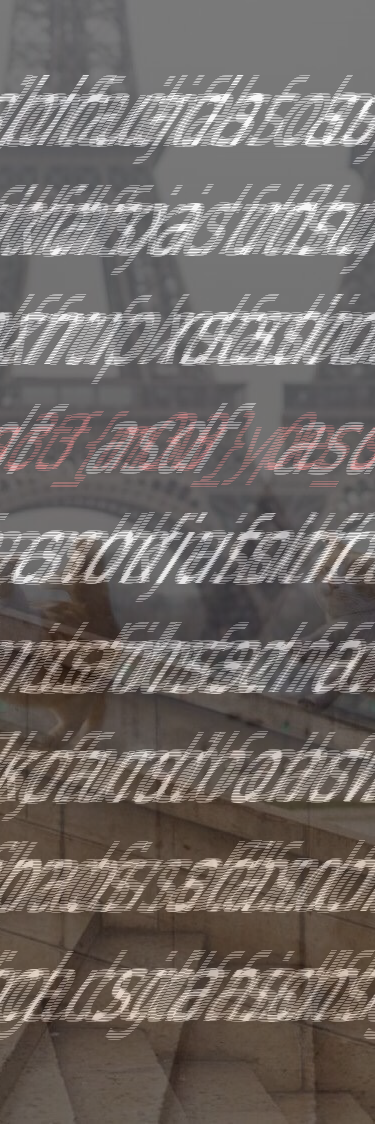
#> input picture forensics/intertwined/solution/twined.png, 750 x 2248 px (shown at 1/2 size)
$ python solve.py
#> lines starting #> are read from the running program, lines starting #| are printed output that depends on the picture
from PIL import Image

chall = list(Image.open("twined.png").getdata())
#> chall = 1686000 items
img = Image.new("RGB", (1124,750))
#> img: PIL image 1124x750 RGB; every value is 0

dat = []
count = 0;

for i in chall:
    count += 1;
    if count %2 == 0:
        dat += [i]
#> this loop made 1686000 passes
#> i on passes 1, 3, 5, 7, 9, 11, 12, 13, 14, 15, 16, 17: (241, 241, 241), (241, 241, 241), (241, 241, 241), (241, 241, 241), (241, 241, 241), (241, 241, 241), (0, 0, 0), (241, 241, 241), (0, 0, 0), (241, 241, 241), (0, 0, 0), (241, 241, 241)
#> dat on passes 2, 4, 6, 8, 10: [(0, 0, 0)], [(0, 0, 0), (0, 0, 0)], [(0, 0, 0), (0, 0, 0), (0, 0, 0)], [(0, 0, 0), (0, 0, 0), (0, 0, 0), (0, 0, 0)], [(0, 0, 0), (0, 0, 0), (0, 0, 0), (0, 0, 0), (0, 0, 0)]
#> after the loop, count = 1686000; dat = 843000 items

img.putdata(dat)
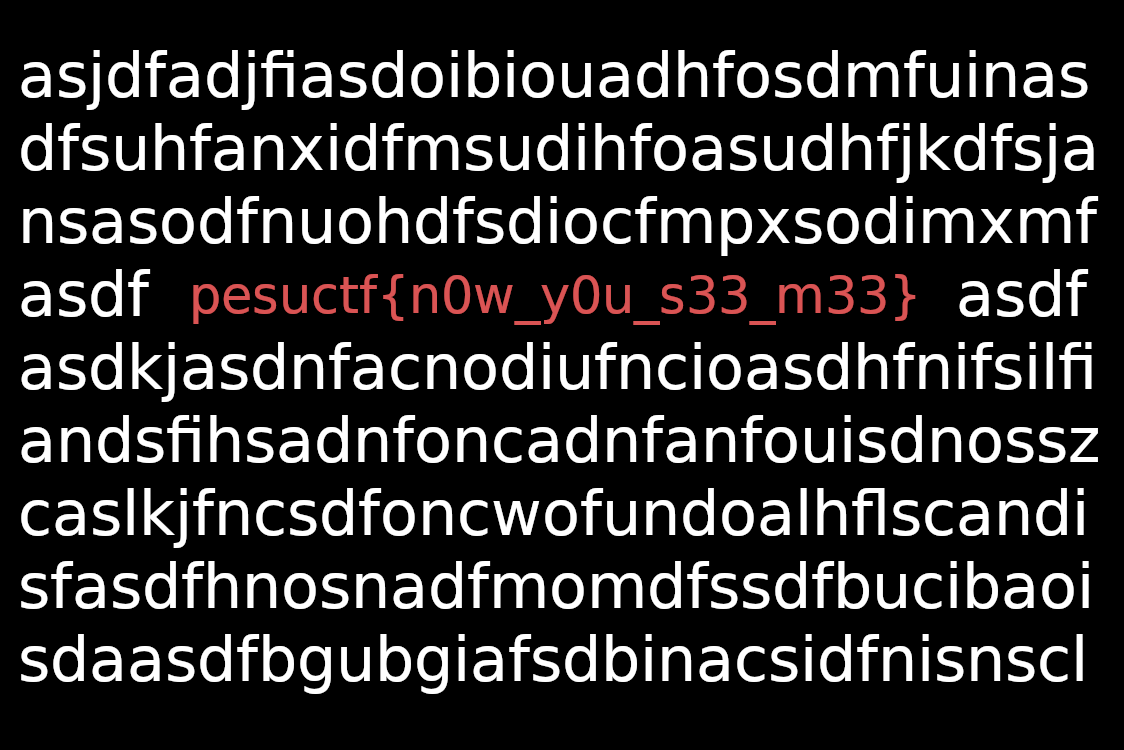
#> img: PIL image 1124x750 RGB; mean R, G, B 42.2, 40.9, 40.9
img.save("test-flag.png")
